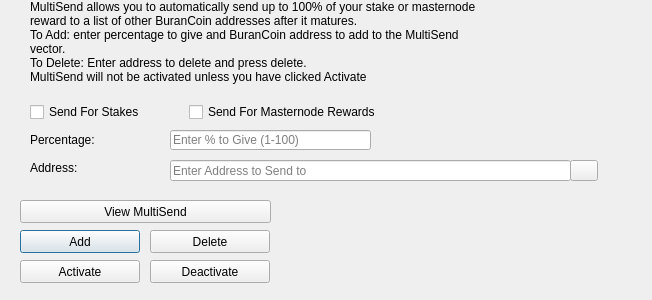
<?xml version="1.0" encoding="UTF-8"?>
<ui version="4.0">
 <class>MultiSendDialog</class>
 <widget class="QDialog" name="MultiSendDialog">
  <property name="windowModality">
   <enum>Qt::NonModal</enum>
  </property>
  <property name="geometry">
   <rect>
    <x>0</x>
    <y>0</y>
    <width>652</width>
    <height>300</height>
   </rect>
  </property>
  <property name="windowTitle">
   <string>MultiSend</string>
  </property>
  <widget class="QLineEdit" name="multiSendPercentEdit">
   <property name="geometry">
    <rect>
     <x>170</x>
     <y>130</y>
     <width>201</width>
     <height>20</height>
    </rect>
   </property>
   <property name="toolTip">
    <string>Enter whole numbers 1 - 100</string>
   </property>
   <property name="placeholderText">
    <string>Enter % to Give (1-100)</string>
   </property>
  </widget>
  <widget class="QLineEdit" name="multiSendAddressEdit">
   <property name="geometry">
    <rect>
     <x>170</x>
     <y>160</y>
     <width>401</width>
     <height>21</height>
    </rect>
   </property>
   <property name="toolTip">
    <string/>
   </property>
   <property name="placeholderText">
    <string>Enter Address to Send to</string>
   </property>
  </widget>
  <widget class="QLabel" name="label_2">
   <property name="geometry">
    <rect>
     <x>30</x>
     <y>0</y>
     <width>451</width>
     <height>121</height>
    </rect>
   </property>
   <property name="lineWidth">
    <number>1</number>
   </property>
   <property name="text">
    <string>MultiSend allows you to automatically send up to 100% of your stake or masternode reward to a list of other BuranCoin addresses after it matures.
To Add: enter percentage to give and BuranCoin address to add to the MultiSend vector.
To Delete: Enter address to delete and press delete.
MultiSend will not be activated unless you have clicked Activate</string>
   </property>
   <property name="alignment">
    <set>Qt::AlignLeading|Qt::AlignLeft|Qt::AlignTop</set>
   </property>
   <property name="wordWrap">
    <bool>true</bool>
   </property>
  </widget>
  <widget class="QLabel" name="message">
   <property name="geometry">
    <rect>
     <x>290</x>
     <y>200</y>
     <width>351</width>
     <height>91</height>
    </rect>
   </property>
   <property name="text">
    <string/>
   </property>
  </widget>
  <widget class="QPushButton" name="addButton">
   <property name="geometry">
    <rect>
     <x>20</x>
     <y>230</y>
     <width>120</width>
     <height>23</height>
    </rect>
   </property>
   <property name="toolTip">
    <string/>
   </property>
   <property name="statusTip">
    <string>Add to MultiSend Vector</string>
   </property>
   <property name="text">
    <string>Add</string>
   </property>
  </widget>
  <widget class="QPushButton" name="disableButton">
   <property name="geometry">
    <rect>
     <x>150</x>
     <y>260</y>
     <width>120</width>
     <height>23</height>
    </rect>
   </property>
   <property name="statusTip">
    <string>Deactivate MultiSend</string>
   </property>
   <property name="text">
    <string>Deactivate</string>
   </property>
  </widget>
  <widget class="QPushButton" name="addressBookButton">
   <property name="geometry">
    <rect>
     <x>570</x>
     <y>160</y>
     <width>28</width>
     <height>21</height>
    </rect>
   </property>
   <property name="toolTip">
    <string>Choose an address from the address book</string>
   </property>
   <property name="text">
    <string/>
   </property>
   <property name="icon">
    <iconset resource="../brn.qrc">
     <normaloff>:/icons/address-book</normaloff>:/icons/address-book</iconset>
   </property>
   <property name="shortcut">
    <string>Alt+A</string>
   </property>
   <property name="autoDefault">
    <bool>false</bool>
   </property>
  </widget>
  <widget class="QLabel" name="label">
   <property name="geometry">
    <rect>
     <x>30</x>
     <y>130</y>
     <width>121</width>
     <height>20</height>
    </rect>
   </property>
   <property name="toolTip">
    <string>Percentage of stake to send</string>
   </property>
   <property name="text">
    <string>Percentage:</string>
   </property>
  </widget>
  <widget class="QLabel" name="label_5">
   <property name="geometry">
    <rect>
     <x>30</x>
     <y>160</y>
     <width>111</width>
     <height>16</height>
    </rect>
   </property>
   <property name="toolTip">
    <string>Address to send portion of stake to</string>
   </property>
   <property name="text">
    <string>Address:</string>
   </property>
  </widget>
  <widget class="QPushButton" name="deleteButton">
   <property name="geometry">
    <rect>
     <x>150</x>
     <y>230</y>
     <width>120</width>
     <height>23</height>
    </rect>
   </property>
   <property name="toolTip">
    <string/>
   </property>
   <property name="statusTip">
    <string>Delete Address From MultiSend Vector</string>
   </property>
   <property name="text">
    <string>Delete</string>
   </property>
  </widget>
  <widget class="QPushButton" name="activateButton">
   <property name="geometry">
    <rect>
     <x>20</x>
     <y>260</y>
     <width>120</width>
     <height>23</height>
    </rect>
   </property>
   <property name="statusTip">
    <string>Activate MultiSend</string>
   </property>
   <property name="text">
    <string>Activate</string>
   </property>
  </widget>
  <widget class="QPushButton" name="viewButton">
   <property name="geometry">
    <rect>
     <x>20</x>
     <y>200</y>
     <width>251</width>
     <height>23</height>
    </rect>
   </property>
   <property name="toolTip">
    <string/>
   </property>
   <property name="statusTip">
    <string>View MultiSend Vector</string>
   </property>
   <property name="text">
    <string>View MultiSend</string>
   </property>
  </widget>
  <widget class="QWidget" name="horizontalLayoutWidget">
   <property name="geometry">
    <rect>
     <x>30</x>
     <y>100</y>
     <width>351</width>
     <height>24</height>
    </rect>
   </property>
   <layout class="QHBoxLayout" name="horizontalLayout">
    <item>
     <widget class="QCheckBox" name="multiSendStakeCheckBox">
      <property name="text">
       <string>Send For Stakes</string>
      </property>
     </widget>
    </item>
    <item>
     <widget class="QCheckBox" name="multiSendMasternodeCheckBox">
      <property name="text">
       <string>Send For Masternode Rewards</string>
      </property>
     </widget>
    </item>
   </layout>
  </widget>
 </widget>
 <resources>
  <include location="../brn.qrc"/>
 </resources>
 <connections/>
</ui>
